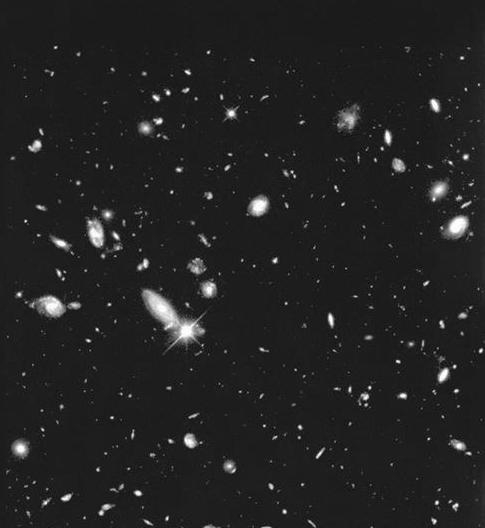
#> input picture Ressources TP5/Space.bmp, 485 x 528 px, found by its file name
$ jupyter execute tp05.ipynb
#> lines starting #> are read from the running program, lines starting #| are printed output that depends on the picture; after the words box and inside, x2 and y2 are one past the last pixel; in counts of white or black regions, pixels touching at a corner belong together
[cell 1]
import cv2
import numpy as np
import matplotlib.pyplot as plt

[cell 2]
space_img = cv2.imread('/content/Space.bmp', cv2.IMREAD_GRAYSCALE)
#> space_img is the input picture: shape (528, 485); min 0, max 255, mean 34.5
gappedtext_img = cv2.imread('/content/GappedText.bmp', cv2.IMREAD_GRAYSCALE)
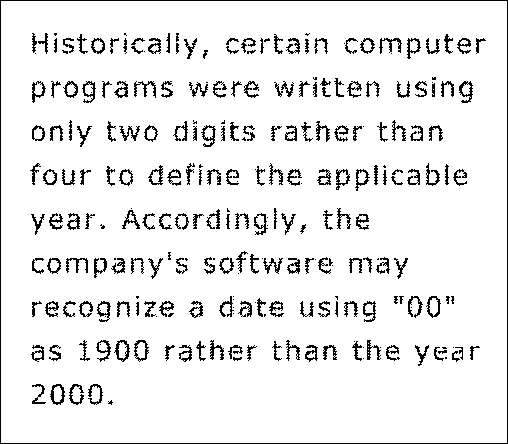
#> input picture Ressources TP5/GappedText.bmp, 508 x 444 px, found by its file name
#> gappedtext_img is the input picture: shape (444, 508); min 0, max 255, mean 234.9
joker_img = cv2.imread('/content/Joker.bmp', cv2.IMREAD_GRAYSCALE)
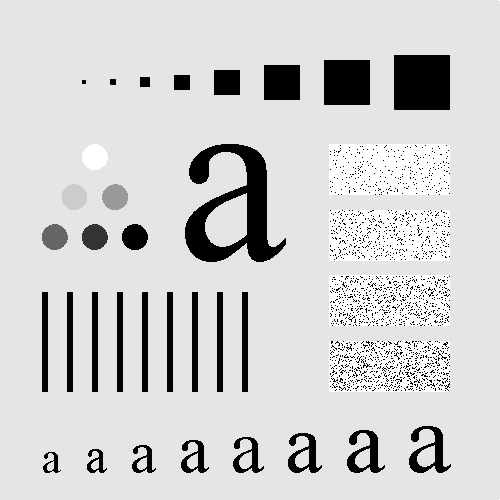
#> input picture Ressources TP5/Joker.bmp, 500 x 500 px, found by its file name
#> joker_img is the input picture: shape (500, 500); min 0, max 255, mean 207.4

[cell 3]
def display_images(images, titles, cmap='gray'):
    plt.figure(figsize=(12, 6))
    for i, (img, title) in enumerate(zip(images, titles)):
        plt.subplot(1, len(images), i + 1)
        plt.imshow(img, cmap=cmap)
        plt.title(title)
        plt.axis('off')
    plt.show()


mean_15x15 = cv2.blur(space_img, (15, 15))
_, space_bw = cv2.threshold(mean_15x15, 127, 255, cv2.THRESH_BINARY)
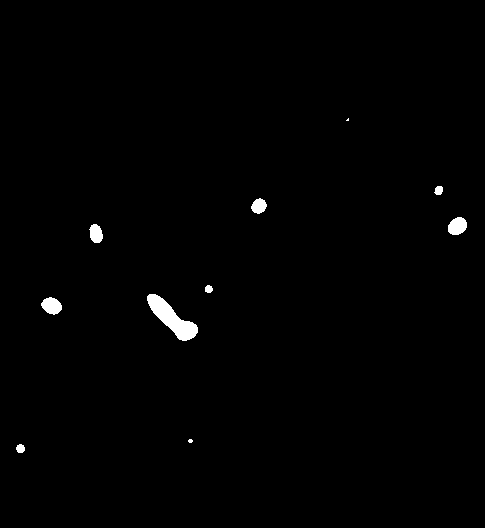
#> space_bw: shape (528, 485); 0.82% white; 10 white regions (2 under 20 px), largest, box (x1, y1, x2, y2) and area: (147, 294, 198, 341) 981, (448, 217, 467, 235) 265, (41, 297, 62, 315) 265

display_images([space_img, mean_15x15, space_bw],
               ["Original Space.bmp", "Mean Filter 15x15", "Black & White"])
#> the loop in display_images, `for i, (img, title) in enumerate(zip(images, titles)):` made 3 passes
#> title on passes 1 to 3: 'Original Space.bmp', 'Mean Filter 15x15', 'Black & White'

[cell 4]
mean_3x3 = cv2.blur(gappedtext_img, (3, 3))
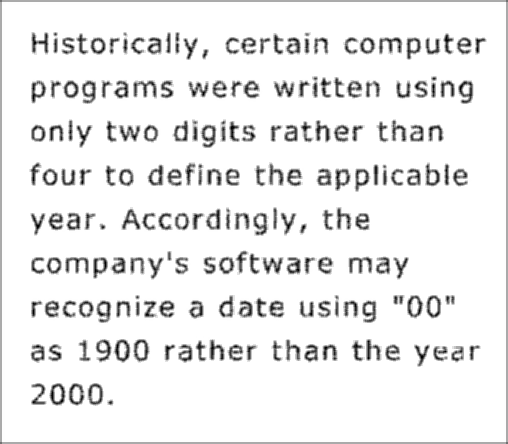
#> mean_3x3: shape (444, 508); min 0, max 255, mean 235.6
_, gappedtext_bw = cv2.threshold(mean_3x3, 127, 255, cv2.THRESH_BINARY)
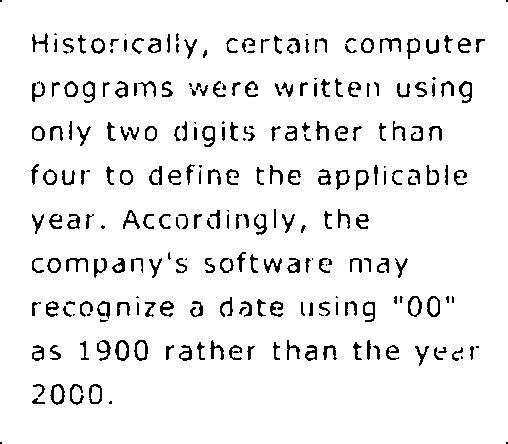
#> gappedtext_bw: shape (444, 508); 93.4% white; black in thin lines or dots

display_images([gappedtext_img, mean_3x3, gappedtext_bw],
               ["Original GappedText.bmp", "Mean Filter 3x3", "Black & White"])
#> the loop in display_images (call 2), `for i, (img, title) in enumerate(zip(images, titles)):` made 3 passes
#> title on passes 1 to 3: 'Original GappedText.bmp', 'Mean Filter 3x3', 'Black & White'

[cell 5]
mean_5x5 = cv2.blur(joker_img, (5, 5))
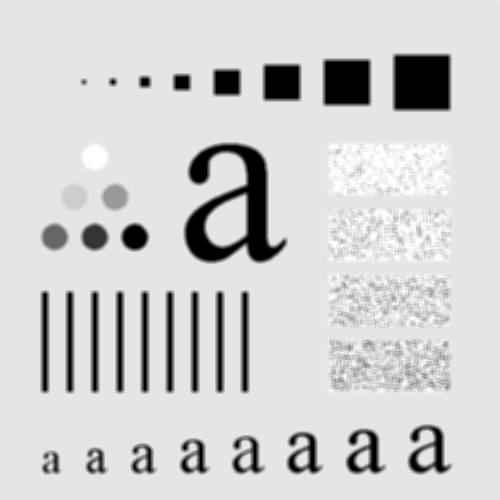
#> mean_5x5: shape (500, 500); min 0, max 255, mean 207.4
mean_15x15 = cv2.blur(joker_img, (15, 15))
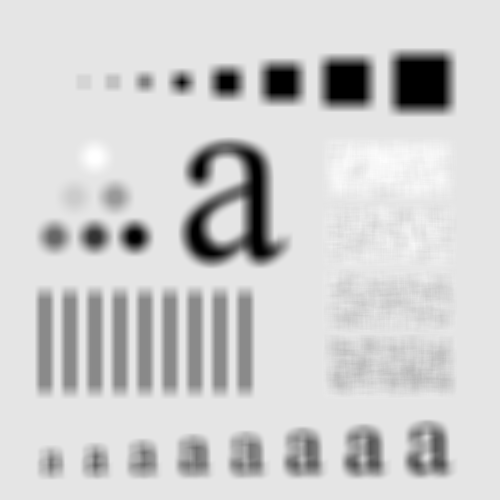
#> mean_15x15: shape (500, 500); min 0, max 255, mean 207.4
mean_25x25 = cv2.blur(joker_img, (25, 25))
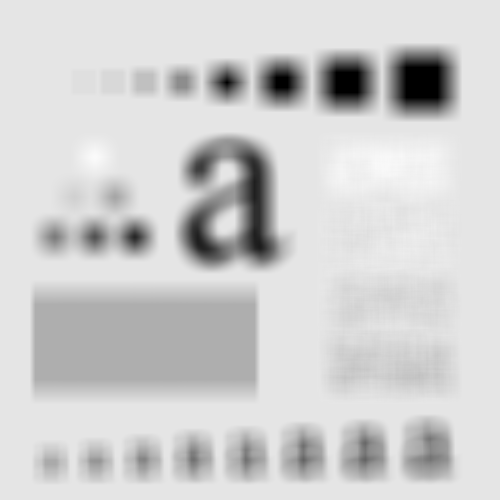
#> mean_25x25: shape (500, 500); min 0, max 250, mean 207.4
mean_29x29 = cv2.blur(joker_img, (29, 29))

display_images([joker_img, mean_5x5, mean_15x15, mean_25x25, mean_29x29],
               ["Original Joker.bmp", "Mean 5x5", "Mean 15x15", "Mean 25x25", "Mean 29x29"])

[cell 6]
gaussian_5x5 = cv2.GaussianBlur(joker_img, (5, 5), 0)
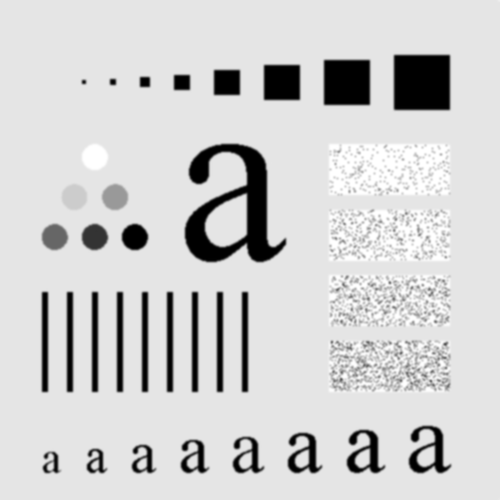
#> gaussian_5x5: shape (500, 500); min 0, max 255, mean 207.4

display_images([mean_5x5, gaussian_5x5],
               ["Mean Filter 5x5", "Gaussian Filter 5x5"])

[cell 7]
gaussian_15x15 = cv2.GaussianBlur(joker_img, (15, 15), 0)
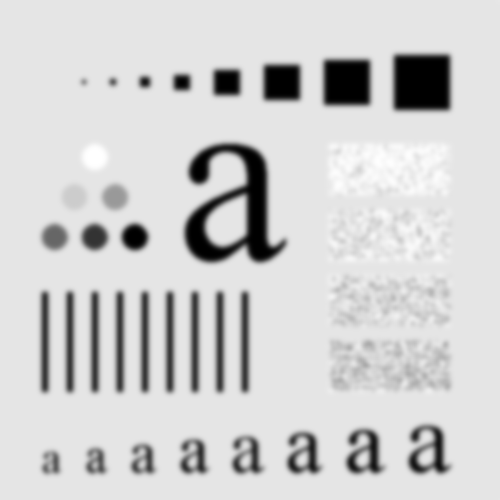
#> gaussian_15x15: shape (500, 500); min 0, max 255, mean 207.4

display_images([mean_15x15, gaussian_15x15],
               ["Mean Filter 15x15", "Gaussian Filter 15x15"])
